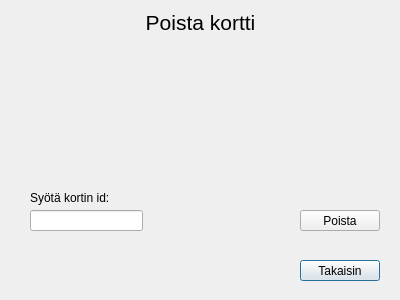
<?xml version="1.0" encoding="UTF-8"?>
<ui version="4.0">
 <class>Poista_Kortti</class>
 <widget class="QDialog" name="Poista_Kortti">
  <property name="geometry">
   <rect>
    <x>0</x>
    <y>0</y>
    <width>400</width>
    <height>300</height>
   </rect>
  </property>
  <property name="windowTitle">
   <string>Dialog</string>
  </property>
  <widget class="QLabel" name="label">
   <property name="geometry">
    <rect>
     <x>10</x>
     <y>10</y>
     <width>381</width>
     <height>41</height>
    </rect>
   </property>
   <property name="font">
    <font>
     <pointsize>16</pointsize>
    </font>
   </property>
   <property name="text">
    <string>Poista kortti</string>
   </property>
   <property name="alignment">
    <set>Qt::AlignHCenter|Qt::AlignTop</set>
   </property>
  </widget>
  <widget class="QLineEdit" name="leKortinId">
   <property name="geometry">
    <rect>
     <x>30</x>
     <y>210</y>
     <width>113</width>
     <height>21</height>
    </rect>
   </property>
  </widget>
  <widget class="QPushButton" name="btnTakaisin">
   <property name="geometry">
    <rect>
     <x>300</x>
     <y>260</y>
     <width>80</width>
     <height>21</height>
    </rect>
   </property>
   <property name="text">
    <string>Takaisin</string>
   </property>
  </widget>
  <widget class="QPushButton" name="btnPoista">
   <property name="geometry">
    <rect>
     <x>300</x>
     <y>210</y>
     <width>80</width>
     <height>21</height>
    </rect>
   </property>
   <property name="text">
    <string>Poista</string>
   </property>
  </widget>
  <widget class="QLabel" name="label_2">
   <property name="geometry">
    <rect>
     <x>30</x>
     <y>190</y>
     <width>121</width>
     <height>16</height>
    </rect>
   </property>
   <property name="text">
    <string>Syötä kortin id:</string>
   </property>
  </widget>
  <widget class="QLabel" name="labelInfo">
   <property name="geometry">
    <rect>
     <x>186</x>
     <y>170</y>
     <width>191</width>
     <height>31</height>
    </rect>
   </property>
   <property name="text">
    <string/>
   </property>
   <property name="alignment">
    <set>Qt::AlignRight|Qt::AlignTop|Qt::AlignTrailing</set>
   </property>
   <property name="wordWrap">
    <bool>true</bool>
   </property>
  </widget>
 </widget>
 <resources/>
 <connections/>
</ui>
